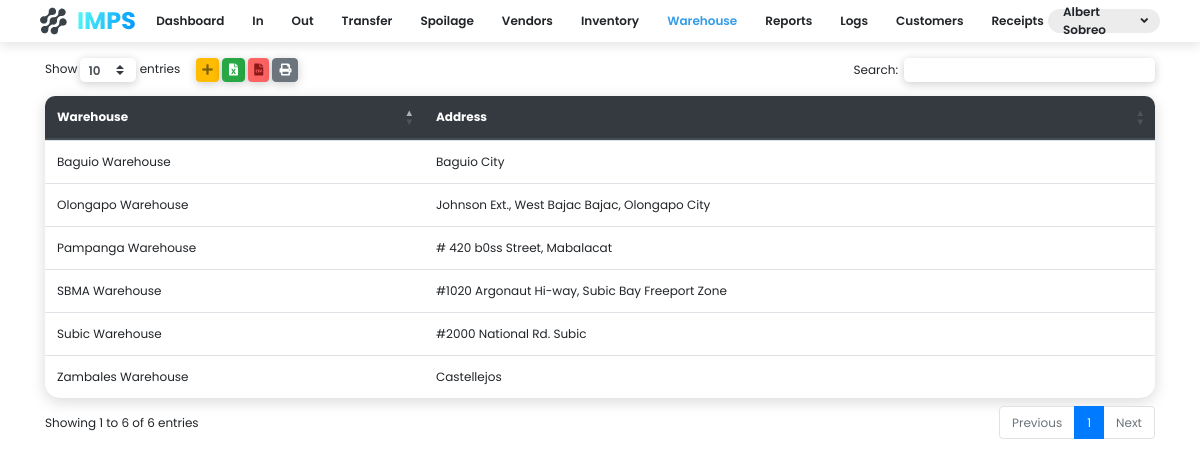
The app's page / (signed in), older data.
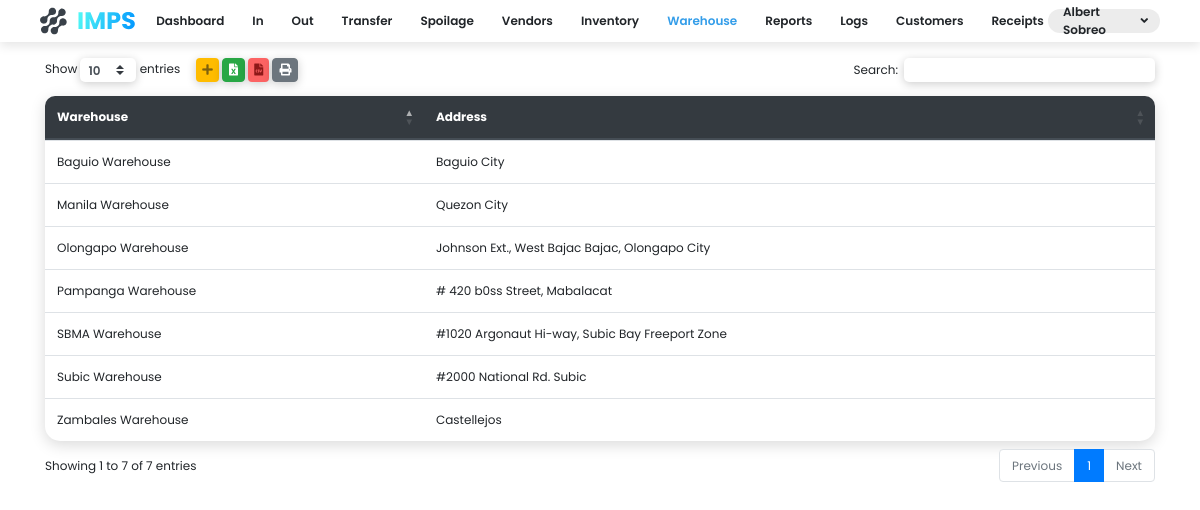
The same page, newer data.
### app/models.py (models this page shows, shortened)
class Warehouse(models.Model):
    name = models.CharField(max_length=255)
    address = models.CharField(max_length=255, null=True, blank=True)

### app/views/inventorylist.py (the view)
# urls.py: path('', views.warehouse_list),
def warehouse_list(request):
    if request.session.is_empty():
        return redirect('/login/')
    context = {
        'warehouses': Warehouse.objects.all(),
        'me': User.objects.select_related().get(login__username=request.session.get('username'))
    }
    return render(request, 'warehouse.html', context)

### templates/warehouse.html (shortened to what this page needs)
{% load static %}
<!DOCTYPE html>
<html lang="en">
<head>
    <link rel="stylesheet" href="https://cdn.jsdelivr.net/npm/bootstrap@4.5.3/dist/css/bootstrap.min.css">
    <link rel="stylesheet" href="https://cdnjs.cloudflare.com/ajax/libs/twitter-bootstrap/4.5.2/css/bootstrap.css">
    <link rel="stylesheet" href="https://cdn.datatables.net/buttons/1.6.5/css/buttons.dataTables.min.css">
    <link rel="stylesheet" href="https://cdn.datatables.net/1.10.22/css/dataTables.bootstrap4.min.css">
    <link rel="stylesheet" href="/static/css/style.css">
    <link rel="stylesheet" href="https://use.fontawesome.com/releases/v5.15.1/css/all.css">
</head>
<body class="font-size-12">
  <div class="c-nav d-flex font-w-600 mb-3">
    <div class="c-nav-item justify-content-start">
      <img src="/static/media/Group 117.svg" class="logo">
    </div>
    <div class="justify-content-center c-nav-links">
        <div onclick="location.href='#'">Dashboard</div>
        <div onclick="location.href='/in'">In</div>
        <div onclick="location.href='/out'">Out</div>
        <div onclick="location.href='#'">Transfer</div>
        <div onclick="location.href='#'">Spoilage</div>
        <div onclick="location.href='#'">Vendors</div>
        <div onclick="location.href='/inventory-page'">Inventory</div>
        <div onclick="location.href='/'" class="active">Warehouse</div>
        <div onclick="location.href='#'">Reports</div>
        <div onclick="location.href='#'">Logs</div>
        <div onclick="location.href='#'">Customers</div>
        <div onclick="location.href='#'">Receipts</div>
    </div>
    <div class="c-nav-item justify-content-end dropdown">
      <div class="nav-name" data-toggle="dropdown">
        <span>{{me.first_name}} {{me.last_name}}</span> <i class="fas fa-angle-down ml-1"></i>
      </div>
    </div>
  </div>
  <div class="container">
    <table id="table" class="table box-shadow-medium b-tl-radius-10 b-tr-radius-10">
      <thead class="thead-dark">
        <tr class="">
          <th class="b-tl-radius-10" style="border-top: 0px;">Warehouse</th>
          <th class="b-tr-radius-10" style="border-top: 0px;">Address</th>
        </tr>
      </thead>
      <tbody>
        {% for warehouse in warehouses.all %}
        <tr>
          <td>{{warehouse.name}}</td>
          <td>{{warehouse.address}}</td>
        </tr>
        {% endfor %}
      </tbody>
    </table>
</body>
{% load sweetify %}
</html>

Row changes from the older to the newer data that the page shows:
added Warehouse: name "Manila Warehouse", address "Quezon City"
Text that changed along with them:
text written by a page script: "Show entries Search: Showing 1 to 6 of 6 entries Previous 1 Next" → "Show entries Search: Showing 1 to 7 of 7 entries Previous 1 Next"
